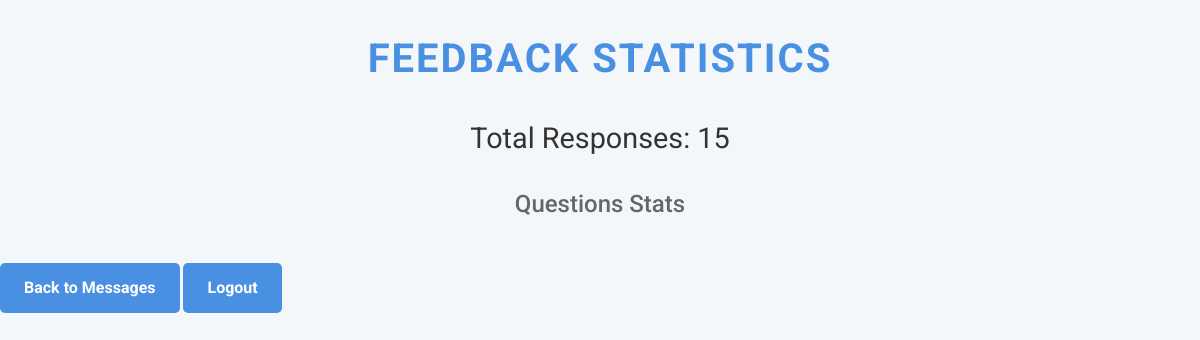
Before: /statistics (signed in) with the older database file.
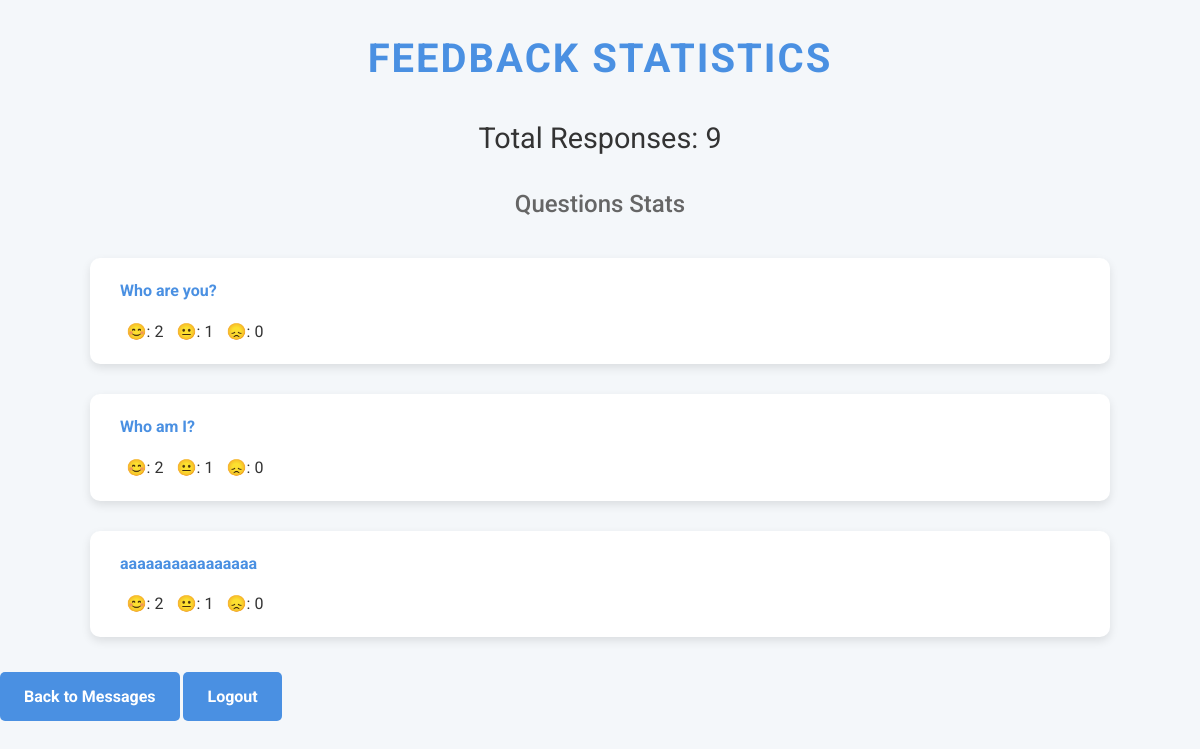
After: the same page with the newer database file.
### app.py (models this page shows, shortened)
class Question(db.Model):
    id = db.Column(db.Integer, primary_key=True)
    text = db.Column(db.String(255),  nullable=False)

### app.py (the view)
@app.route('/statistics', methods=['GET'])
@login_required
def statistics():
    all_answers = UserAnswer.query.all()
    all_additional_texts = AdditionalText.query.all()  # This retrieves all the messages
    all_questions = Question.query.all()
    statistics = {
        'total': len(all_answers),
        'question_stats': {}
    }
    emoji_mapping = {
        '😊': 'happy',
        '😐': 'neutral',
        '😞': 'sad'
    }
    for question in all_questions:
        question_answers = [answer for answer in all_answers if answer.question == question.text]  # Use question.text
        counts = {
            'happy': sum(1 for a in question_answers if a.answer == '😊'),
            'neutral': sum(1 for a in question_answers if a.answer == '😐'),
            'sad': sum(1 for a in question_answers if a.answer == '😞'),
        }
        statistics['question_stats'][question.text] = counts  # Use question.text for the key
    return render_template('statistics.html', statistics=statistics, additional_texts=all_additional_texts)

### app.py (called while the page is built)
@login_manager.user_loader
def load_user(user_id):
    return db.session.get(User, int(user_id))

### templates/statistics.html (shortened to what this page needs)
<!DOCTYPE html><html lang="en"><head></head><body><h1>Feedback Statistics</h1><h2>Total Responses: {{ statistics.total }}</h2><h3>Questions Stats</h3><ul>
    {% for question, counts in statistics.question_stats.items() %}
        <li><strong>{{ question }}</strong><div><span class="emoji-count">😊: {{ counts.happy }}</span><span class="emoji-count">😐: {{ counts.neutral }}</span><span class="emoji-count">😞: {{ counts.sad }}</span></div></li>
    {% endfor %}
</ul><a href="{{ url_for('messages') }}">Back to Messages</a>
</ul><a href="{{ url_for('logout') }}">Logout</a>
</body></html>

### templates/statistics.html (style rules this page uses)
body { font-family: 'Roboto', sans-serif; margin: 0; padding: 0; background-color: #f4f7fa; color: #333; line-height: 1.6; }
h1, h2, h3 { text-align: center; margin-bottom: 20px; }
h1 { color: #4A90E2; font-size: 2.5em; text-transform: uppercase; letter-spacing: 2px; }
h2 { color: #333; font-weight: 400; font-size: 1.8em; }
h3 { color: #666; font-weight: 500; font-size: 1.5em; }
ul { list-style: none; padding: 0; display: flex; flex-direction: column; align-items: center; margin: 0; }
li { background: #fff; border-radius: 10px; padding: 20px 30px; margin: 15px 0; box-shadow: 0 4px 10px rgba(0, 0, 0, 0.1); width: 80%; transition: transform 0.3s, box-shadow 0.3s; }
strong { color: #4A90E2; font-weight: 700; display: block; margin-bottom: 10px; text-align: left; }
.emoji-count { display: inline-block; width: 50px; text-align: center; margin-top: 5px; }
a { display: inline-block; margin: 20px auto; padding: 12px 24px; color: #fff; background-color: #4A90E2; border-radius: 5px; text-decoration: none; font-weight: bold; transition: background-color 0.3s, transform 0.3s; }

Changed rows visible on the page:
added Question: text "Who are you?", happy "2", neutral "1", sad "0"
added Question: text "Who am I?", happy "2", neutral "1", sad "0"
added Question: text "aaaaaaaaaaaaaaaa", happy "2", neutral "1", sad "0"
Other visible differences:
{{ statistics.total }}: "15" → "9"
